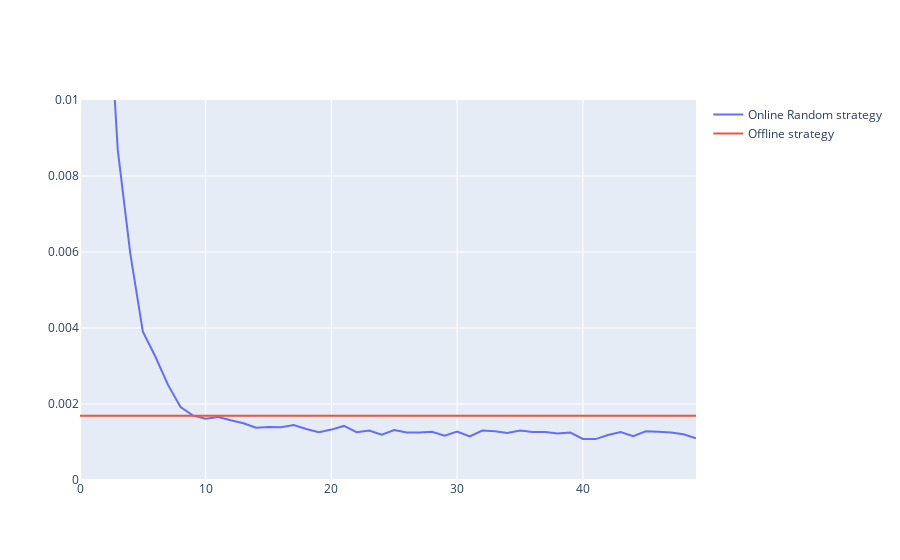

The notebook cell saved with this chart:
### Code cell
import plotly.graph_objects as go

fig = go.Figure( )
fig.add_traces([ go.Scatter( x=dft.index, y=dft.val_bce, name='Online Random strategy' ) ]) #, showlegend =True
fig.add_traces([ go.Scatter( x=dft.index, y=dft.val_offline_bce, name='Offline strategy' ) ])
fig.update_yaxes(range=[0, 0.01])

fig.show(legend=True)
